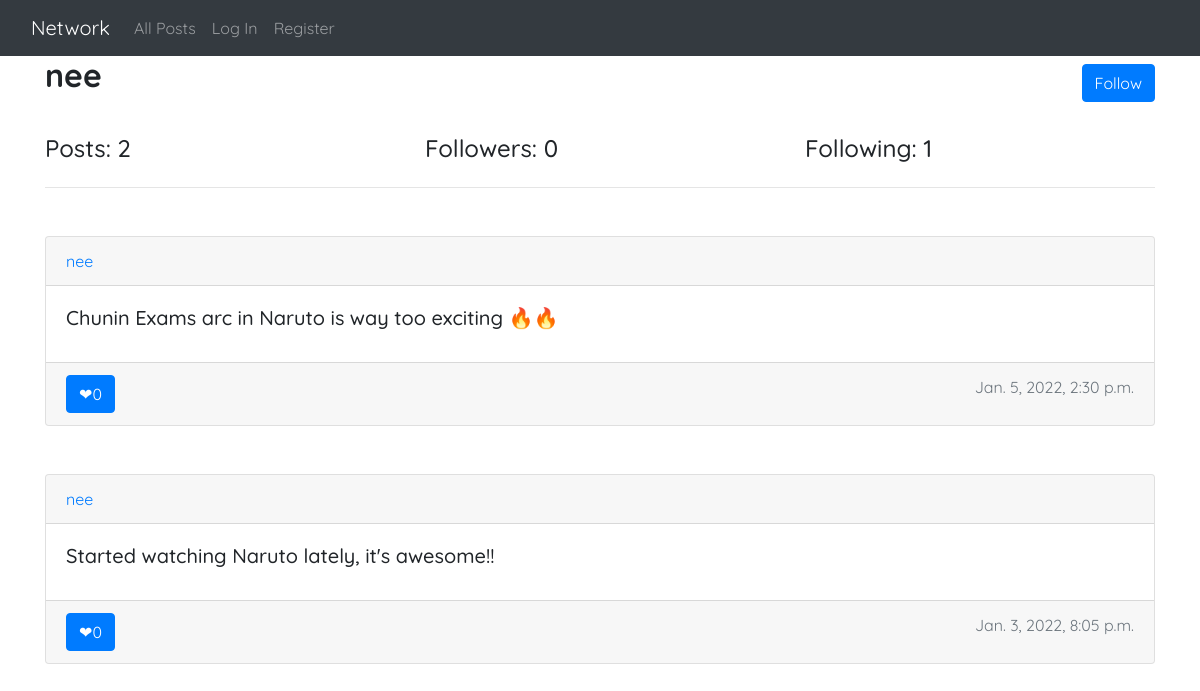
Page /profile/nee on the earlier database version.
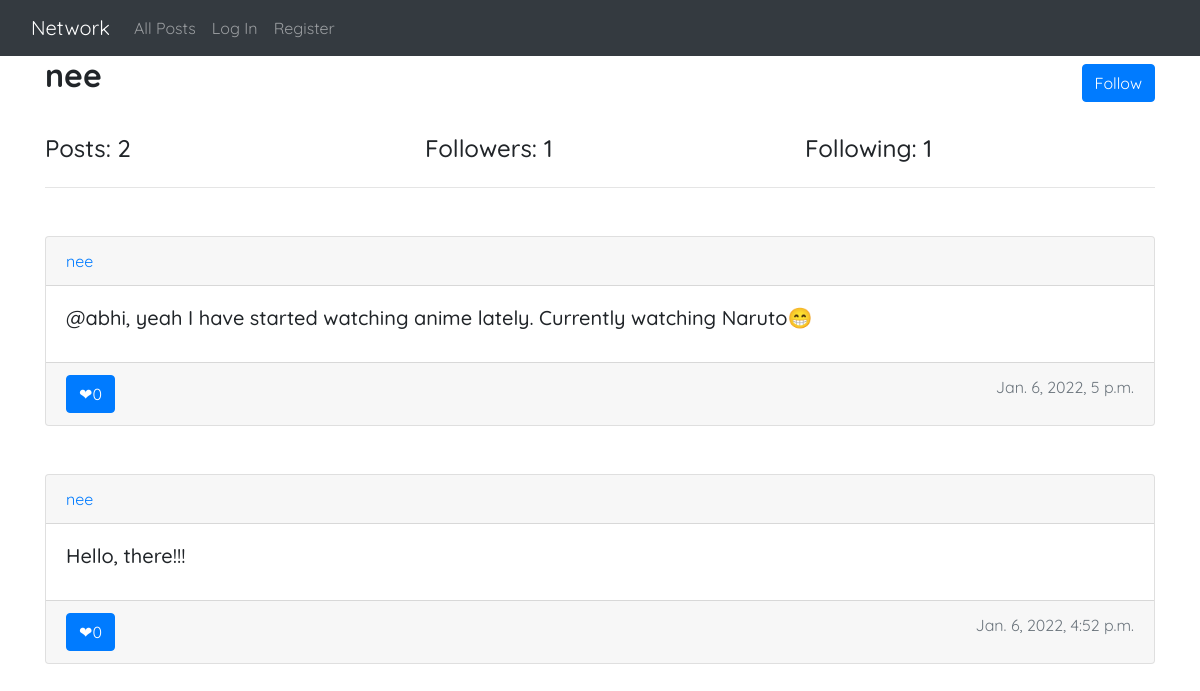
Same page on the later database version.
### network/models.py (models this page shows, shortened)
class User(AbstractUser):
    pass

class Post(models.Model):
    user = models.ForeignKey('User', on_delete = models.CASCADE, related_name = "author")
    content = models.CharField(max_length = 255)
    date = models.DateTimeField(default = timezone.now)
    likes = models.IntegerField(default = 0)

### network/views.py (the view)
# urls.py: path("profile/<str:user>", views.profile, name="profile"),
def profile(request, user):
    user = User.objects.filter(username = user).first()
    followers = len(Follow.objects.filter(following = user))
    following = len(Follow.objects.filter(follower = user))
    posts = Post.objects.filter(user = user).order_by('-date')
    return render(request, 'network/profile.html', {
        "username": user,
        "followers": followers,
        "following": following,
        "posts": posts
    })

### network/templates/network/profile.html
{% extends "network/layout.html" %}
{% block body %}
    <div class="container">
        <div class="row">
            <div class="col">
                <h2><strong>{{ username }}</strong></h2>
            </div>
            <div class="col-6"></div>
            <div class="col">
                {% if request.user != username %}
                    <button class="btn btn-primary my-2" style="display: flex; float: right;">Follow</button>
                {% endif %}
            </div>
        </div>
    </div>
    <br>
    <div class="container">
        <div class="row">
            <div class="col">
                <h4> Posts: {{ posts|length }} </h4>
            </div>
            <div class="col">
                <h4>Followers: {{followers}}</h4>
            </div>
            <div class="col">
                <h4>Following: {{following}}</h4>
            </div>
        </div>
        <hr>
    </div>
    <div class="container my-5">
        {% for post in posts %}
            <div class="card ">
                <div class="card-header">
                    <a href="{% url 'profile' post.user %}">{{post.user.username}}</a>
                </div>
                <div class="card-body">
                    <h5 class="card-title">{{ post.content }}</h5>
                </div>
                <div class="card-footer text-muted" >
                    <a href="#" class="btn btn-primary" style="float: left;"><span >&#x2764;</span>{{post.likes}}</a>
                    <span style="float: right;">{{ post.date }}</span>
                </div>
            </div>
            <br><br>
       {% endfor %}
    </div>
{% endblock %}

Differences in the rows shown:
removed Post: user.username "nee", content "Chunin Exams arc in Naruto is way too exciting 🔥🔥", likes "0", date "Jan. 5, 2022, 2:30 p.m."
removed Post: user.username "nee", content "Started watching Naruto lately, it's awesome!!", likes "0", date "Jan. 3, 2022, 8:05 p.m."
added Post: user.username "nee", content "@abhi, yeah I have started watching anime lately. Currently watching Naruto😁", likes "0", date "Jan. 6, 2022, 5 p.m."
added Post: user.username "nee", content "Hello, there!!!", likes "0", date "Jan. 6, 2022, 4:52 p.m."
Other differences:
{{ followers }}: "0" → "1"
